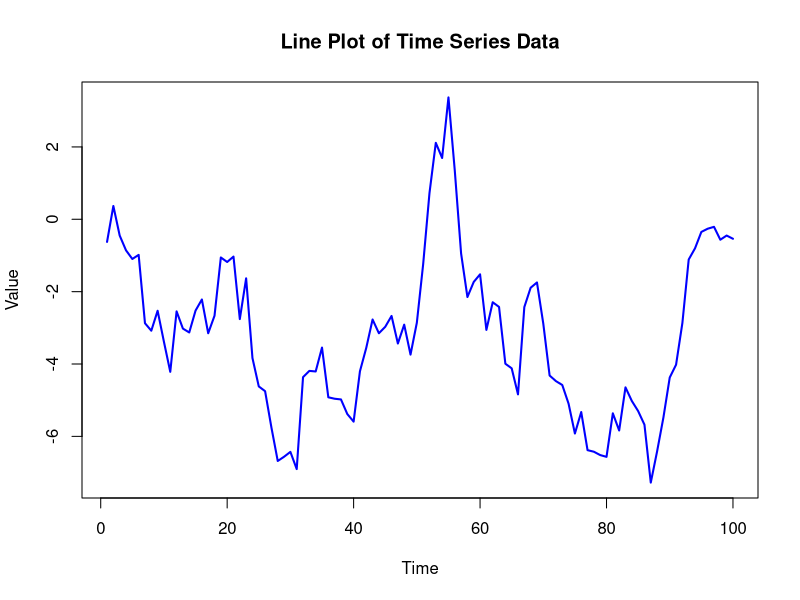

Generate this figure with R:
# Create a time series data
time <- seq(1, 100)  # Time points
data <- cumsum(rnorm(100))  # Cumulative sum of random data to mimic a trend

# Create a line plot
plot(time, data, type = "l", main = "Line Plot of Time Series Data", xlab = "Time", ylab = "Value", col = "blue", lwd = 2)
